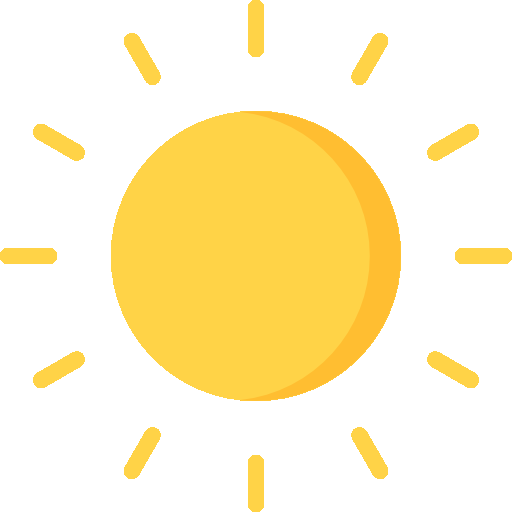
#> input picture Gui Features/sun.png, 512 x 512 px, found by its file name
$ python createBorder.py
#> lines starting #> are read from the running program, lines starting #| are printed output that depends on the picture

# importing cv2
import cv2

# path
path = r'F:\SE-Courses\Projects\Python\Opencv-Py-Programs\Gui Features\sun.png'

# Reading an image in default mode
image = cv2.imread(path)
#> image is the input picture: shape (512, 512, 3); mean B, G, R 200.1, 241.3, 255

# Window name in which image is displayed
window_name = 'BorderCreation'

# Using cv2.copyMakeBorder() method
image = cv2.copyMakeBorder(image, 10, 10, 10, 10, cv2.BORDER_CONSTANT)
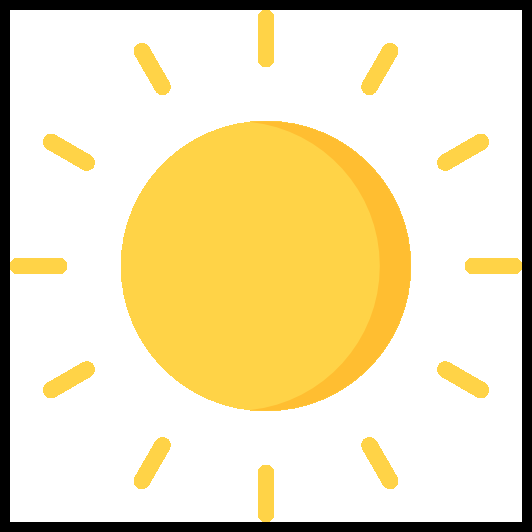
#> image: shape (532, 532, 3); mean B, G, R 185.4, 223.5, 236.2

# Displaying the image
cv2.imshow(window_name, image)
